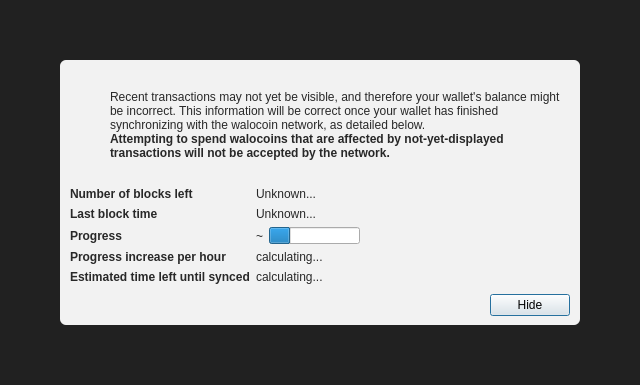
<?xml version="1.0" encoding="UTF-8"?>
<ui version="4.0">
 <class>ModalOverlay</class>
 <widget class="ModalOverlay" name="ModalOverlay">
  <property name="geometry">
   <rect>
    <x>0</x>
    <y>0</y>
    <width>640</width>
    <height>385</height>
   </rect>
  </property>
  <property name="windowTitle">
   <string>Form</string>
  </property>
  <layout class="QVBoxLayout" name="verticalLayout" stretch="0">
   <property name="sizeConstraint">
    <enum>QLayout::SetDefaultConstraint</enum>
   </property>
   <property name="leftMargin">
    <number>0</number>
   </property>
   <property name="topMargin">
    <number>0</number>
   </property>
   <property name="rightMargin">
    <number>0</number>
   </property>
   <property name="bottomMargin">
    <number>0</number>
   </property>
   <item>
    <widget class="QWidget" name="bgWidget" native="true">
     <property name="styleSheet">
      <string notr="true">#bgWidget { background: rgba(0,0,0,220); }</string>
     </property>
     <layout class="QVBoxLayout" name="verticalLayoutMain" stretch="1">
      <property name="leftMargin">
       <number>60</number>
      </property>
      <property name="topMargin">
       <number>60</number>
      </property>
      <property name="rightMargin">
       <number>60</number>
      </property>
      <property name="bottomMargin">
       <number>60</number>
      </property>
      <item>
       <widget class="QWidget" name="contentWidget" native="true">
        <property name="styleSheet">
         <string notr="true">#contentWidget { background: rgba(255,255,255,240); border-radius: 6px; }

QLabel { color: rgb(40,40,40);  }</string>
        </property>
        <layout class="QVBoxLayout" name="verticalLayoutSub" stretch="1,0,0,0">
         <property name="spacing">
          <number>0</number>
         </property>
         <property name="leftMargin">
          <number>10</number>
         </property>
         <property name="topMargin">
          <number>10</number>
         </property>
         <property name="rightMargin">
          <number>10</number>
         </property>
         <property name="bottomMargin">
          <number>10</number>
         </property>
         <item>
          <layout class="QHBoxLayout" name="horizontalLayoutIconText" stretch="0,1">
           <property name="topMargin">
            <number>20</number>
           </property>
           <item>
            <layout class="QVBoxLayout" name="verticalLayoutIcon">
             <property name="leftMargin">
              <number>0</number>
             </property>
             <item>
              <widget class="QPushButton" name="warningIcon">
               <property name="enabled">
                <bool>false</bool>
               </property>
               <property name="text">
                <string/>
               </property>
               <property name="icon">
                <iconset>
                 <normaloff>:/icons/warning</normaloff>
                 <disabledoff>:/icons/warning</disabledoff>:/icons/warning</iconset>
               </property>
               <property name="iconSize">
                <size>
                 <width>48</width>
                 <height>48</height>
                </size>
               </property>
               <property name="flat">
                <bool>true</bool>
               </property>
              </widget>
             </item>
             <item>
              <spacer name="verticalSpacerWarningIcon">
               <property name="orientation">
                <enum>Qt::Vertical</enum>
               </property>
               <property name="sizeHint" stdset="0">
                <size>
                 <width>20</width>
                 <height>40</height>
                </size>
               </property>
              </spacer>
             </item>
            </layout>
           </item>
           <item>
            <layout class="QVBoxLayout" name="verticalLayoutInfoText">
             <property name="leftMargin">
              <number>0</number>
             </property>
             <property name="topMargin">
              <number>0</number>
             </property>
             <item>
              <widget class="QLabel" name="infoText">
               <property name="text">
                <string>Recent transactions may not yet be visible, and therefore your wallet's balance might be incorrect. This information will be correct once your wallet has finished synchronizing with the walocoin network, as detailed below.</string>
               </property>
               <property name="textFormat">
                <enum>Qt::RichText</enum>
               </property>
               <property name="wordWrap">
                <bool>true</bool>
               </property>
              </widget>
             </item>
             <item>
              <widget class="QLabel" name="infoTextStrong">
               <property name="font">
                <font>
                 <weight>75</weight>
                 <bold>true</bold>
                </font>
               </property>
               <property name="text">
                <string>Attempting to spend walocoins that are affected by not-yet-displayed transactions will not be accepted by the network.</string>
               </property>
               <property name="textFormat">
                <enum>Qt::RichText</enum>
               </property>
               <property name="wordWrap">
                <bool>true</bool>
               </property>
              </widget>
             </item>
             <item>
              <spacer name="verticalSpacerInTextSpace">
               <property name="orientation">
                <enum>Qt::Vertical</enum>
               </property>
               <property name="sizeHint" stdset="0">
                <size>
                 <width>20</width>
                 <height>40</height>
                </size>
               </property>
              </spacer>
             </item>
            </layout>
           </item>
          </layout>
         </item>
         <item>
          <spacer name="verticalSpacerAfterText">
           <property name="orientation">
            <enum>Qt::Vertical</enum>
           </property>
           <property name="sizeHint" stdset="0">
            <size>
             <width>20</width>
             <height>40</height>
            </size>
           </property>
          </spacer>
         </item>
         <item>
          <layout class="QFormLayout" name="formLayout">
           <property name="fieldGrowthPolicy">
            <enum>QFormLayout::FieldsStayAtSizeHint</enum>
           </property>
           <property name="horizontalSpacing">
            <number>6</number>
           </property>
           <property name="verticalSpacing">
            <number>6</number>
           </property>
           <property name="topMargin">
            <number>10</number>
           </property>
           <item row="0" column="0">
            <widget class="QLabel" name="labelNumberOfBlocksLeft">
             <property name="font">
              <font>
               <weight>75</weight>
               <bold>true</bold>
              </font>
             </property>
             <property name="text">
              <string>Number of blocks left</string>
             </property>
            </widget>
           </item>
           <item row="0" column="1">
            <widget class="QLabel" name="numberOfBlocksLeft">
             <property name="text">
              <string>Unknown...</string>
             </property>
            </widget>
           </item>
           <item row="1" column="0">
            <widget class="QLabel" name="labelLastBlockTime">
             <property name="font">
              <font>
               <weight>75</weight>
               <bold>true</bold>
              </font>
             </property>
             <property name="text">
              <string>Last block time</string>
             </property>
            </widget>
           </item>
           <item row="1" column="1">
            <widget class="QLabel" name="newestBlockDate">
             <property name="sizePolicy">
              <sizepolicy hsizetype="Maximum" vsizetype="Preferred">
               <horstretch>0</horstretch>
               <verstretch>0</verstretch>
              </sizepolicy>
             </property>
             <property name="text">
              <string>Unknown...</string>
             </property>
            </widget>
           </item>
           <item row="2" column="0">
            <widget class="QLabel" name="labelSyncDone">
             <property name="font">
              <font>
               <weight>75</weight>
               <bold>true</bold>
              </font>
             </property>
             <property name="text">
              <string>Progress</string>
             </property>
            </widget>
           </item>
           <item row="2" column="1">
            <layout class="QHBoxLayout" name="horizontalLayoutSync" stretch="0,1">
             <item>
              <widget class="QLabel" name="percentageProgress">
               <property name="text">
                <string notr="true">~</string>
               </property>
              </widget>
             </item>
             <item>
              <widget class="QProgressBar" name="progressBar">
               <property name="value">
                <number>24</number>
               </property>
               <property name="format">
                <string/>
               </property>
              </widget>
             </item>
            </layout>
           </item>
           <item row="4" column="0">
            <widget class="QLabel" name="labelProgressIncrease">
             <property name="font">
              <font>
               <weight>75</weight>
               <bold>true</bold>
              </font>
             </property>
             <property name="text">
              <string>Progress increase per hour</string>
             </property>
            </widget>
           </item>
           <item row="4" column="1">
            <widget class="QLabel" name="progressIncreasePerH">
             <property name="text">
              <string>calculating...</string>
             </property>
            </widget>
           </item>
           <item row="5" column="0">
            <widget class="QLabel" name="labelEstimatedTimeLeft">
             <property name="font">
              <font>
               <weight>75</weight>
               <bold>true</bold>
              </font>
             </property>
             <property name="text">
              <string>Estimated time left until synced</string>
             </property>
            </widget>
           </item>
           <item row="5" column="1">
            <widget class="QLabel" name="expectedTimeLeft">
             <property name="text">
              <string>calculating...</string>
             </property>
            </widget>
           </item>
          </layout>
         </item>
         <item>
          <layout class="QHBoxLayout" name="horizontalLayoutButtons">
           <property name="leftMargin">
            <number>10</number>
           </property>
           <property name="topMargin">
            <number>10</number>
           </property>
           <item>
            <spacer name="horizontalSpacer">
             <property name="orientation">
              <enum>Qt::Horizontal</enum>
             </property>
             <property name="sizeHint" stdset="0">
              <size>
               <width>40</width>
               <height>20</height>
              </size>
             </property>
            </spacer>
           </item>
           <item>
            <widget class="QPushButton" name="closeButton">
             <property name="text">
              <string>Hide</string>
             </property>
             <property name="focusPolicy">
              <enum>Qt::StrongFocus</enum>
             </property>
             <property name="default">
              <bool>true</bool>
             </property>
            </widget>
           </item>
          </layout>
         </item>
        </layout>
       </widget>
      </item>
     </layout>
    </widget>
   </item>
  </layout>
 </widget>
 <customwidgets>
  <customwidget>
   <class>ModalOverlay</class>
   <extends>QWidget</extends>
   <header>qt/modaloverlay.h</header>
   <container>1</container>
  </customwidget>
 </customwidgets>
 <resources/>
 <connections/>
</ui>
